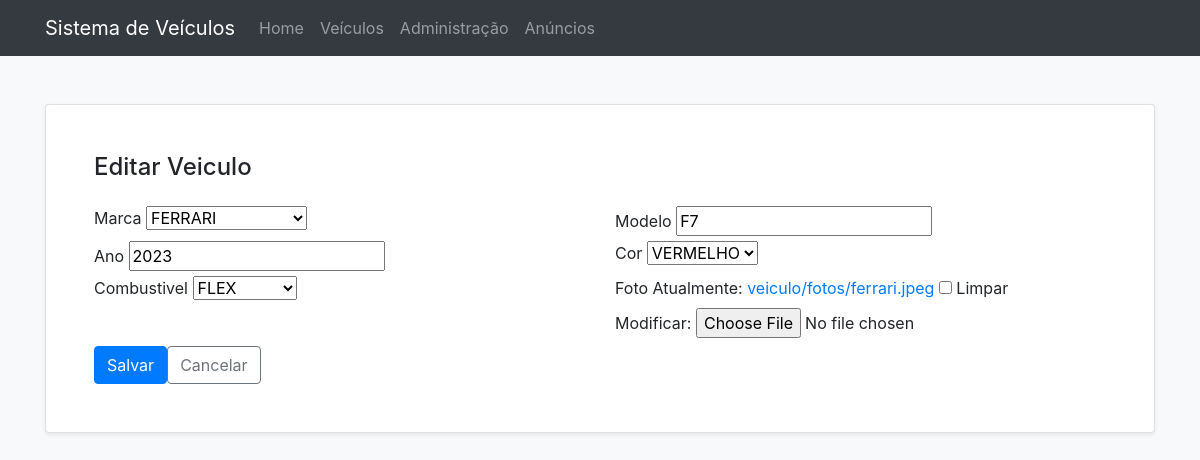
The page /veiculo/editar/1/ (signed in) on the database its author committed.
### veiculo/models.py (models this page shows, shortened)
class Veiculo(models.Model):
    marca = models.SmallIntegerField(choices=OPCOES_MARCAS)
    modelo = models.CharField(max_length=100)
    ano = models.IntegerField()
    cor = models.SmallIntegerField(choices=OPCOES_CORES)
    combustivel = models.SmallIntegerField(choices=OPCOES_COMBUSTIVEIS)
    foto = models.ImageField(blank=True, null=True, upload_to='veiculo/fotos')

### veiculo/views.py (the view)
# urls.py: path('editar/<int:pk>/', EditarVeiculos.as_view(), name="editar-veiculo"),
class EditarVeiculos(LoginRequiredMixin, UpdateView):
    model = Veiculo
    form_class = FormularioVeiculo
    template_name = 'editar.html'
    success_url = reverse_lazy('listar-veiculos')

### veiculo/forms.py
class FormularioVeiculo(ModelForm):
    class Meta:
        model = Veiculo
        exclude = []

### templates/editar.html (shortened to what this page needs)
{% extends "base.html" %}
{% block conteudo %}
<div class="card shadow-sm">
    <div class="card-body p-4 p-lg-5">
        <h1 class="h4 mb-4">Editar Veiculo</h1>
        <form action="{% url 'editar-veiculo' veiculo.pk %}" method="post" enctype="multipart/form-data" class="row g-3">
            <div class="col-12 col-md-6">
                <label for="id_marca" class="form-label">Marca</label>
                {{ form.marca }}
            </div>
            <div class="col-12 col-md-6">
                <label for="id_modelo" class="form-label">Modelo</label>
                {{ form.modelo }}
            </div>
            <div class="col-12 col-md-6">
                <label for="id_ano" class="form-label">Ano</label>
                {{ form.ano }}
            </div>
            <div class="col-12 col-md-6">
                <label for="id_cor" class="form-label">Cor</label>
                {{ form.cor }}
            </div>
            <div class="col-12 col-md-6">
                <label for="id_combustivel" class="form-label">Combustivel</label>
                {{ form.combustivel }}
            </div>
            <div class="col-12 col-md-6">
                <label for="id_foto" class="form-label">Foto</label>
                {{ form.foto }}
            </div>
            <div class="col-12 d-flex gap-2 mt-2">
                <button type="submit" class="btn btn-primary">Salvar</button>
                <a href="{% url 'listar-veiculos' %}" class="btn btn-outline-secondary">Cancelar</a>
            </div>
        </form>
    </div>
</div>
{% endblock %}

### rows shown on the page
Veiculo: marca "FERRARI", modelo "F7", ano "2023", cor "VERMELHO", combustivel "FLEX"
